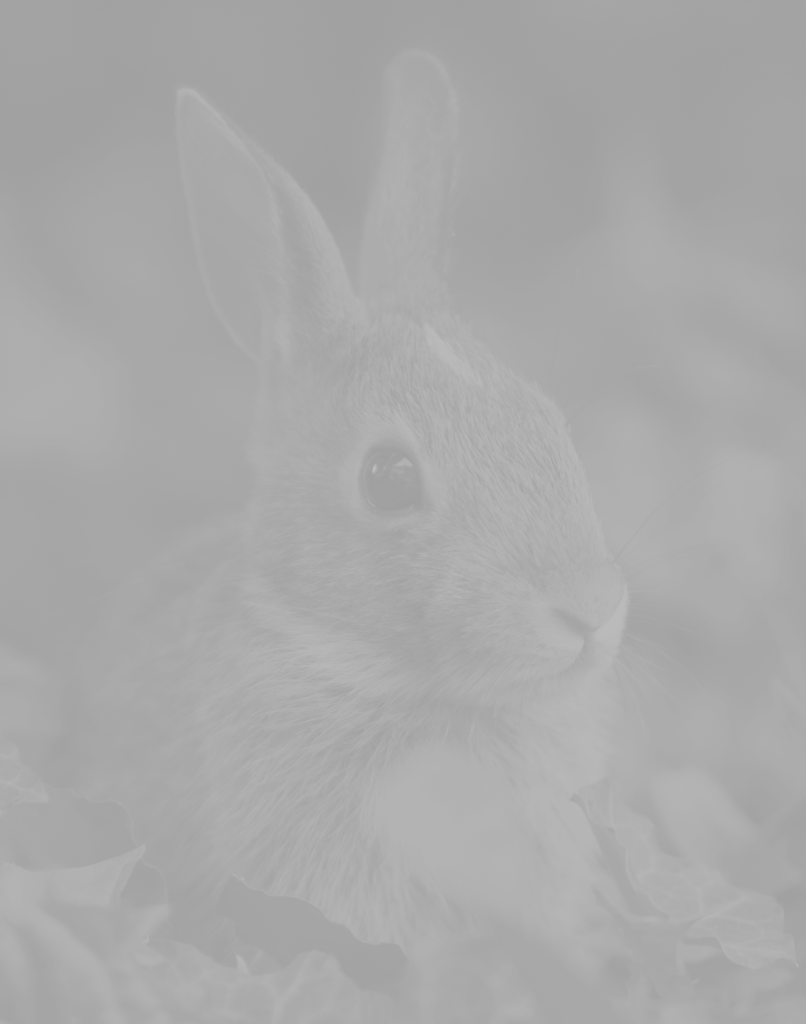
%> input picture Lab1/ee3tp3picture2019.png, 806 x 1024 px
$ octave q3.m   (GNU Octave 9; MATLAB toolbox functions it lacks are replaced by stand-ins)
%> lines starting %> are read from the running program, lines starting %| are printed output that depends on the picture
### Lab1/contrast_image.m
function v = contrast_image(img, alpha, beta)
  v = alpha*img + beta;
endfunction

### Lab1/q3.m
% Retrieve and format data
image = imread('ee3tp3picture2019.png');
%> image is the input picture: size 1024x806x3 uint8; min 159, max 187, mean 169.4
image_of_doubles = double(image);

% Edit and fix picture
fixed_image = contrast_image(image_of_doubles, 6.0, -890);
%> in contrast_image, `v = alpha*img + beta;`:
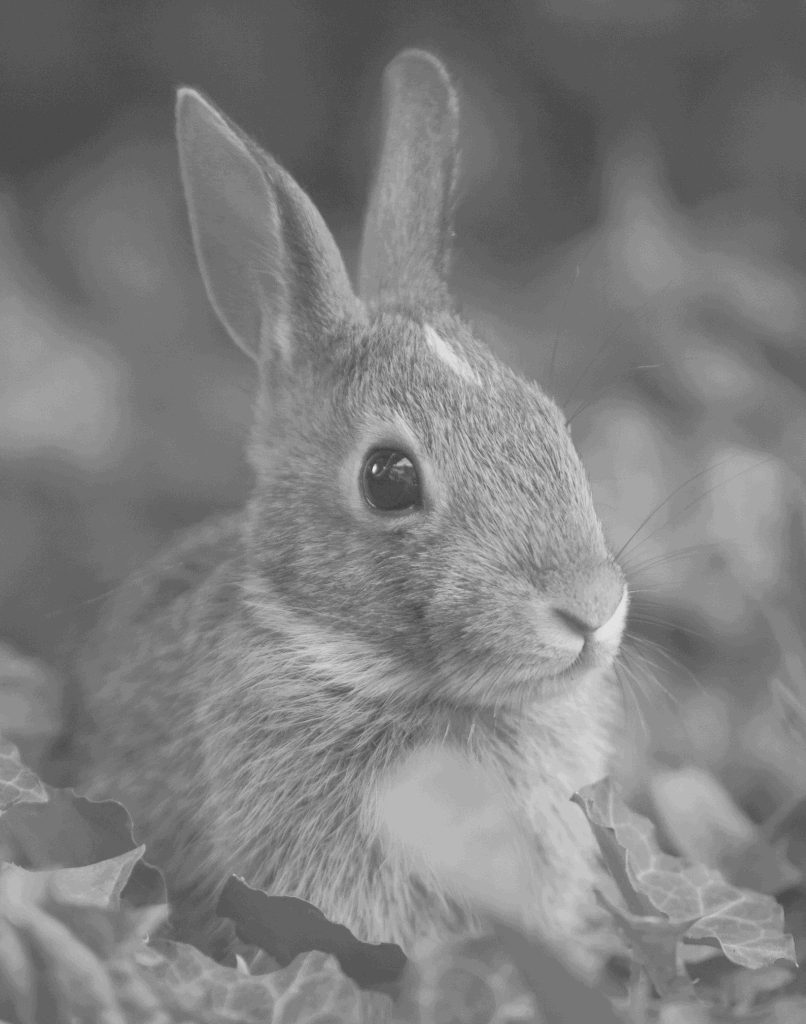
%> v: size 1024x806x3 double; min 64, max 232, mean 126.4

% Plotting histogram of original image's pixel values
figure;
[n_elements, centers] = hist(image_of_doubles(:),20);
%> n_elements = 20 values, max 366933 at index 8, min 990 at index 20, mean 123801.6; centers = 20 values from 159.7 to 186.3
bar(centers, n_elements);
xlim([0 255]);
title('Guy-Jacques Isombe 400137394, Olayiwola Bakare 400130008');
xlabel('Pixel Value')
ylabel('Frequency');
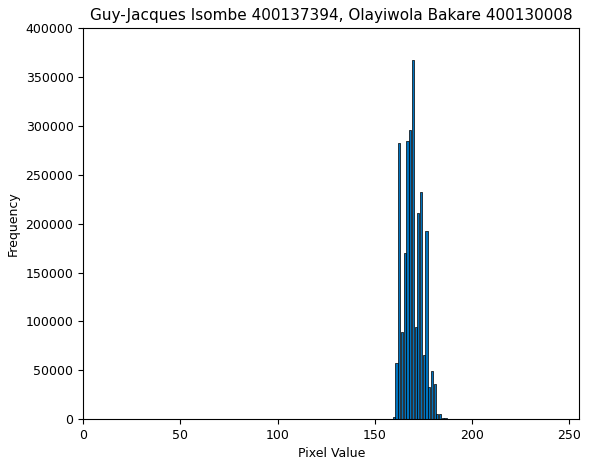
%> figure redrawn from the program's plot data; tallest bar 366933 high, from x = 168.9 to 170.1

% Plotting histogram of fixed image's pixel values
figure;
[n_elements, centers] = hist(fixed_image(:),20);
%> centers = 20 values from 68.2 to 227.8
bar(centers, n_elements);
xlim([0 255]);
title('Guy-Jacques Isombe 400137394, Olayiwola Bakare 400130008');
xlabel('Pixel Value')
ylabel('Frequency');
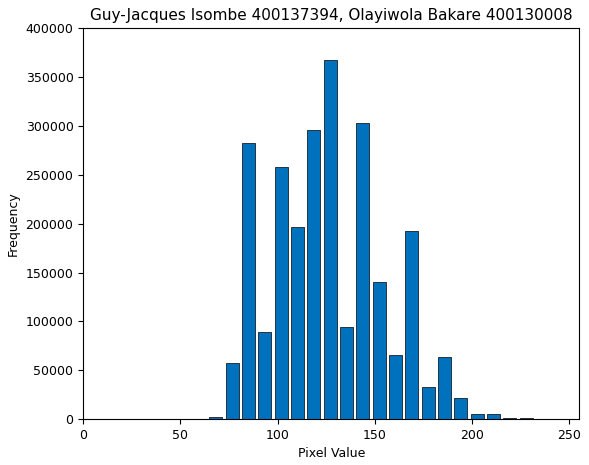
%> figure redrawn from the program's plot data; tallest bar 366933 high, from x = 123.6 to 130.4

% Display original image
figure;
imshow(uint8(image_of_doubles));

% Display fixed image
figure;
imshow(uint8(fixed_image));

% Save edited picture
imwrite(uint8(fixed_image), 'saved_image.png');
